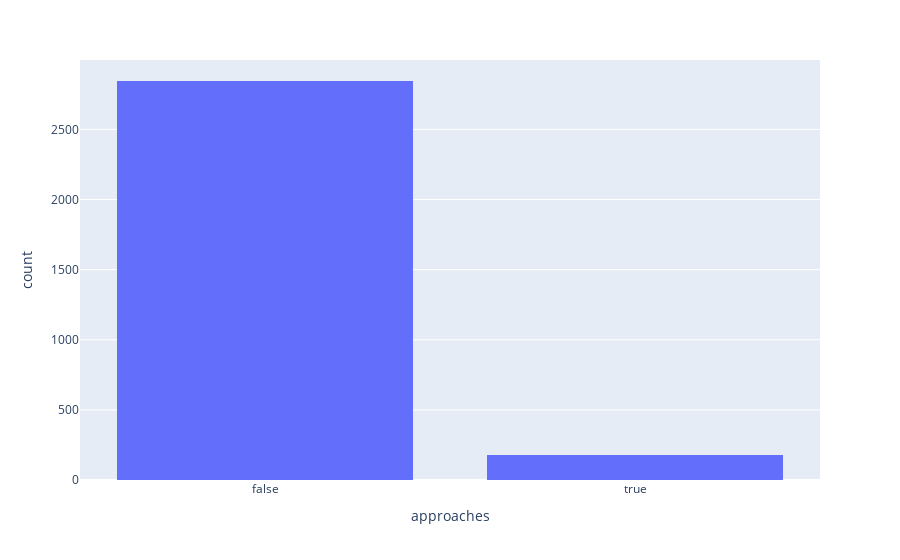

The notebook cell saved with this chart:
### Code cell
fig2 = px.histogram(NYC_squirrel_data, x="approaches")
fig2.show()

### Figure 1 — Plotly figure (JSON) as saved in the notebook; plotly's stock layout.template omitted (floating-point values rounded to 4 significant figures; data arrays with more than 128 entries replaced by an {"elided": "..."} marker saying what was removed)
{"data": [{"alignmentgroup": "True", "bingroup": "x", "hovertemplate": "approaches=%{x}<br>count=%{y}<extra></extra>", "legendgroup": "", "marker": {"color": "#636efa", "pattern": {"shape": ""}}, "name": "", "offsetgroup": "", "orientation": "v", "showlegend": false, "type": "histogram", "x": {"elided": "3023 bool values"}, "xaxis": "x", "yaxis": "y"}], "layout": {"barmode": "relative", "legend": {"tracegroupgap": 0}, "margin": {"t": 60}, "xaxis": {"anchor": "y", "domain": [0, 1], "title": {"text": "approaches"}}, "yaxis": {"anchor": "x", "domain": [0, 1], "title": {"text": "count"}}}}
